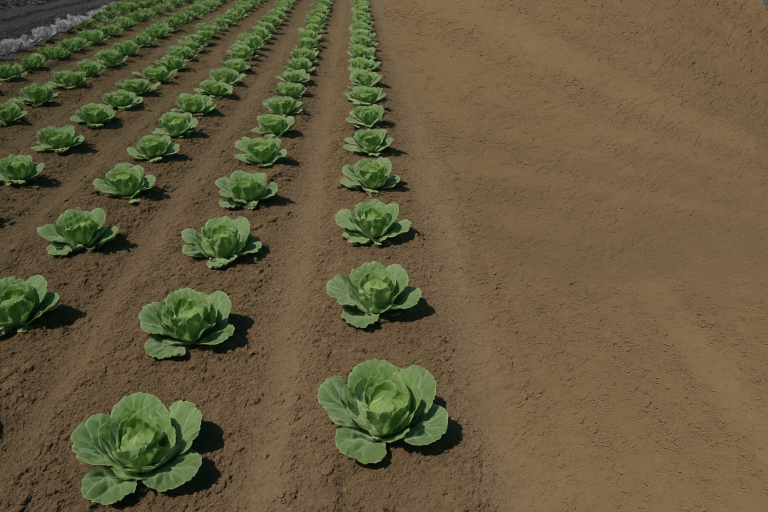
#> input picture Hough-transform-laneDetection/cropai.png, 1536 x 1024 px (shown at 1/2 size)
$ jupyter execute Untitled.ipynb
#> lines starting #> are read from the running program, lines starting #| are printed output that depends on the picture; after the words box and inside, x2 and y2 are one past the last pixel; in counts of white or black regions, pixels touching at a corner belong together
[cell 1]
import cv2
import numpy as np
import matplotlib.pyplot as plt

# Read image
img = cv2.imread("cropai.png")
#> img is the input picture: shape (1024, 1536, 3); mean B, G, R 62.1, 89.6, 100.8
original = img.copy()

# Draw reference points
cv2.circle(original, (148, 4), 5, (0, 0, 255), -1)
#> original: shape (1024, 1536, 3); 0.01% of pixels changed, all inside (x1, y1, x2, y2) = (143, 0, 154, 10)
cv2.circle(original, (725, 5), 5, (0, 0, 255), -1)
#> original: shape (1024, 1536, 3); mean B, G, R 62.1, 89.6, 100.9
cv2.circle(original, (16, 477), 5, (0, 0, 255), -1)
#> original: shape (1024, 1536, 3); mean B, G, R 62.1, 89.6, 100.9
cv2.circle(original, (805, 478), 5, (0, 0, 255), -1)
#> original: shape (1024, 1536, 3); mean B, G, R 62.1, 89.6, 100.9

# [7 lines of commented-out code are left out]
mask = np.zeros(img.shape, dtype=np.uint8)
channel_count = img.shape[2]
#> channel_count = 3
ignore_mask_color = (255,) * channel_count
#> ignore_mask_color = (255, 255, 255)
masked_image = cv2.bitwise_and(img, mask)
#> masked_image: shape (1024, 1536, 3); every value is 0
img2 = cv2.subtract(img, masked_image)

# HSV thresholding
hsv = cv2.cvtColor(img2, cv2.COLOR_BGR2HSV)
#> hsv: shape (1024, 1536, 3); mean H, S, V 23.2, 105.4, 104.8
lower_blue = np.array([45, 62, 52])
upper_blue = np.array([72, 255, 255])
mask = cv2.inRange(hsv, lower_blue, upper_blue)
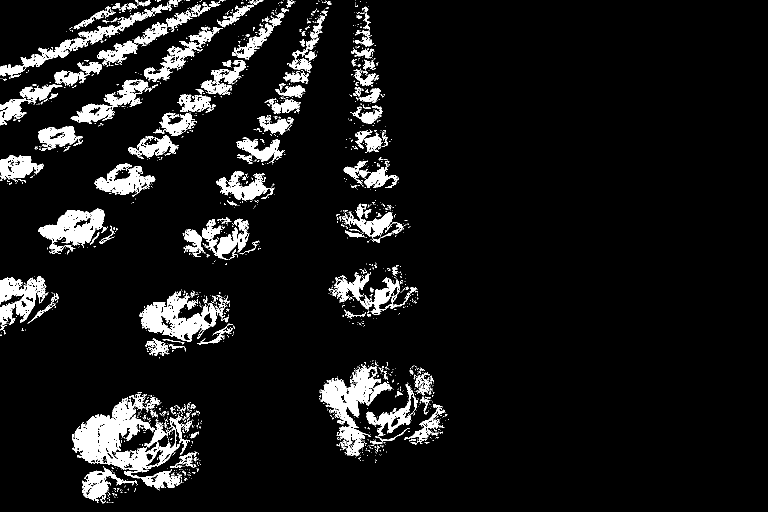
#> mask: shape (1024, 1536) (shown at 1/2 size); 8.2% white; 1719 white regions (1533 under 20 px), largest, box (x1, y1, x2, y2) and area: (145, 787, 377, 979) 15537, (639, 730, 785, 913) 8189, (279, 582, 434, 683) 6896
result = cv2.bitwise_and(img2, img2, mask=mask)
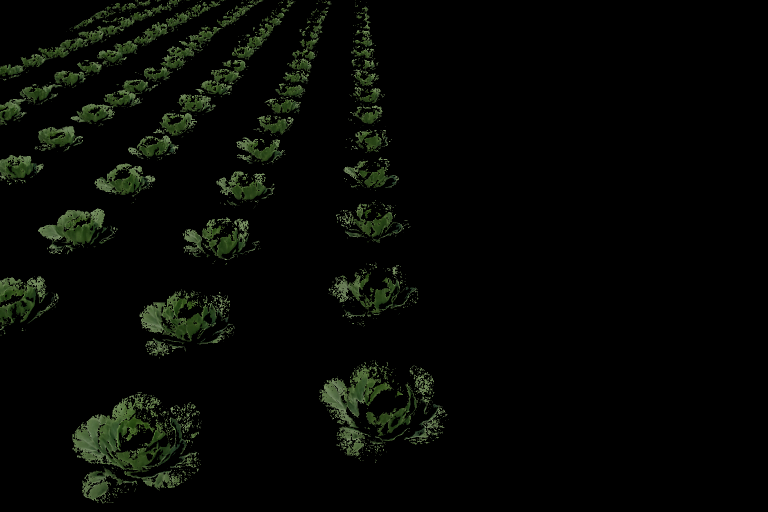
#> result: shape (1024, 1536, 3) (shown at 1/2 size); mean B, G, R 4.1, 7.6, 5.6

# Skeletonization
gray = cv2.cvtColor(result, cv2.COLOR_BGR2GRAY)
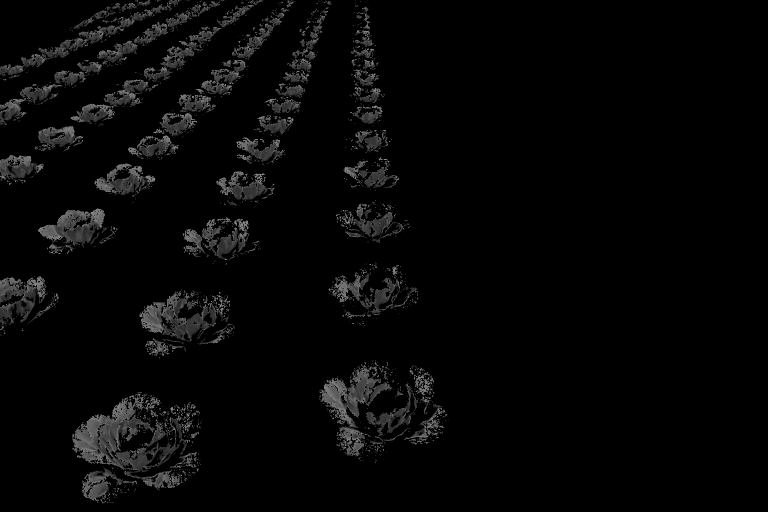
#> gray: shape (1024, 1536) (shown at 1/2 size); min 0, max 164, mean 6.6
edges = gray
skel = np.zeros(edges.shape, np.uint8)
element = cv2.getStructuringElement(cv2.MORPH_CROSS, (3, 3))

while True:
    open_img = cv2.morphologyEx(edges, cv2.MORPH_OPEN, element)
    temp = cv2.subtract(edges, open_img)
    eroded = cv2.erode(edges, element)
    skel = cv2.bitwise_or(skel, temp)
    edges = eroded.copy()
    if cv2.countNonZero(edges) == 0:
        break
#> this loop made 21 passes
#> pass 1, `temp = cv2.subtract(edges, open_img)`:
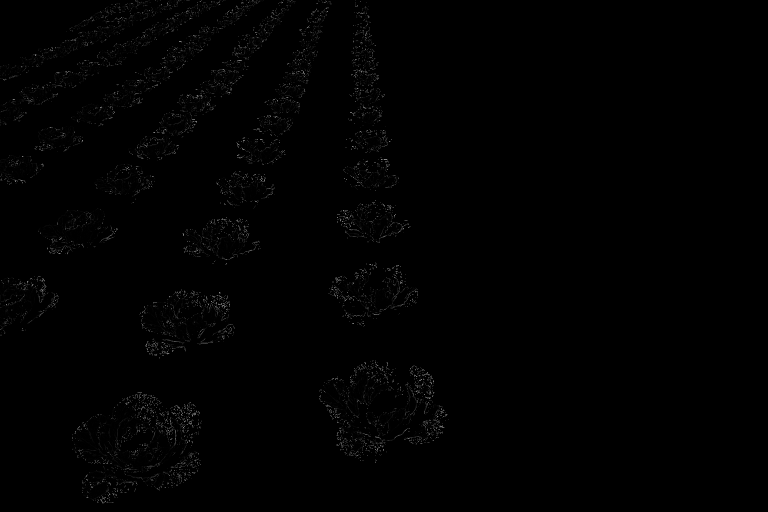
#> temp: shape (1024, 1536) (shown at 1/2 size); min 0, max 157, mean 1.3
#> pass 1, `eroded = cv2.erode(edges, element)`:
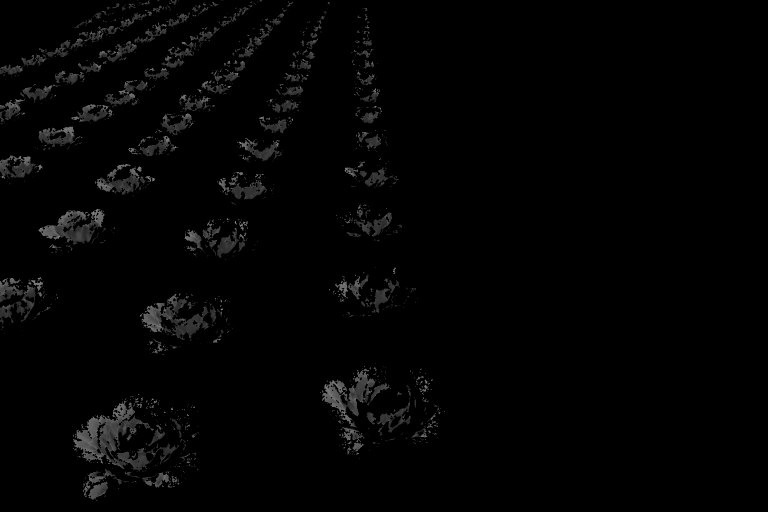
#> eroded: shape (1024, 1536) (shown at 1/2 size); min 0, max 136, mean 3.5
#> after the loop: edges: shape (1024, 1536); every value is 0

# Hough Line detection
lines = cv2.HoughLinesP(skel, 4, np.pi / 180, 1000, maxLineGap=1500)
#> lines = 41 rows, first 6: [178, 996, 660, 7], [3, 643, 580, 2], [167, 983, 645, 3], [175, 995, 659, 3], [1, 650, 581, 5], [1, 659, 589, 6]

if lines is None:
    print("Line Not Detected")
else:
    for line in lines:
        x1, y1, x2, y2 = line[0]
        cv2.line(img, (x1, y1), (x2, y2), (0, 255, 0), 10)
        cv2.putText(img, 'lines_detected', (50, 50), cv2.FONT_HERSHEY_SIMPLEX, 1, (0, 255, 0), 1)
#> this loop made 41 passes
#> (x1, y1, x2, y2) on passes 1 to 12: (178, 996, 660, 7), (3, 643, 580, 2), (167, 983, 645, 3), (175, 995, 659, 3), (1, 650, 581, 5), (1, 659, 589, 6), (169, 992, 652, 2), (272, 966, 659, 7), (3, 637, 575, 1), (168, 984, 646, 4), (182, 997, 653, 30), (184, 999, 641, 62)
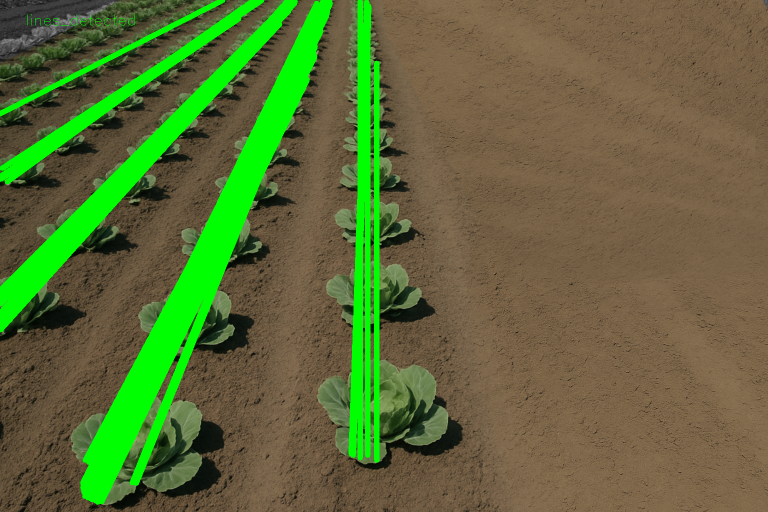
#> img: shape (1024, 1536, 3) (shown at 1/2 size); mean B, G, R 56.1, 107.4, 92.2
        # print("Line Detected")

# Convert BGR to RGB for display in matplotlib
original_rgb = cv2.cvtColor(original, cv2.COLOR_BGR2RGB)
processed_rgb = cv2.cvtColor(img, cv2.COLOR_BGR2RGB)

# Display images using matplotlib
plt.figure(figsize=(12, 6))
plt.subplot(1, 2, 1)
plt.imshow(original_rgb)
plt.title('Original')
plt.axis('off')

plt.subplot(1, 2, 2)
plt.imshow(processed_rgb)
plt.title('Processed Image')
plt.axis('off')

plt.show()

$ run again, with Hough-transform-laneDetection/crops.png copied over Hough-transform-laneDetection/cropai.png
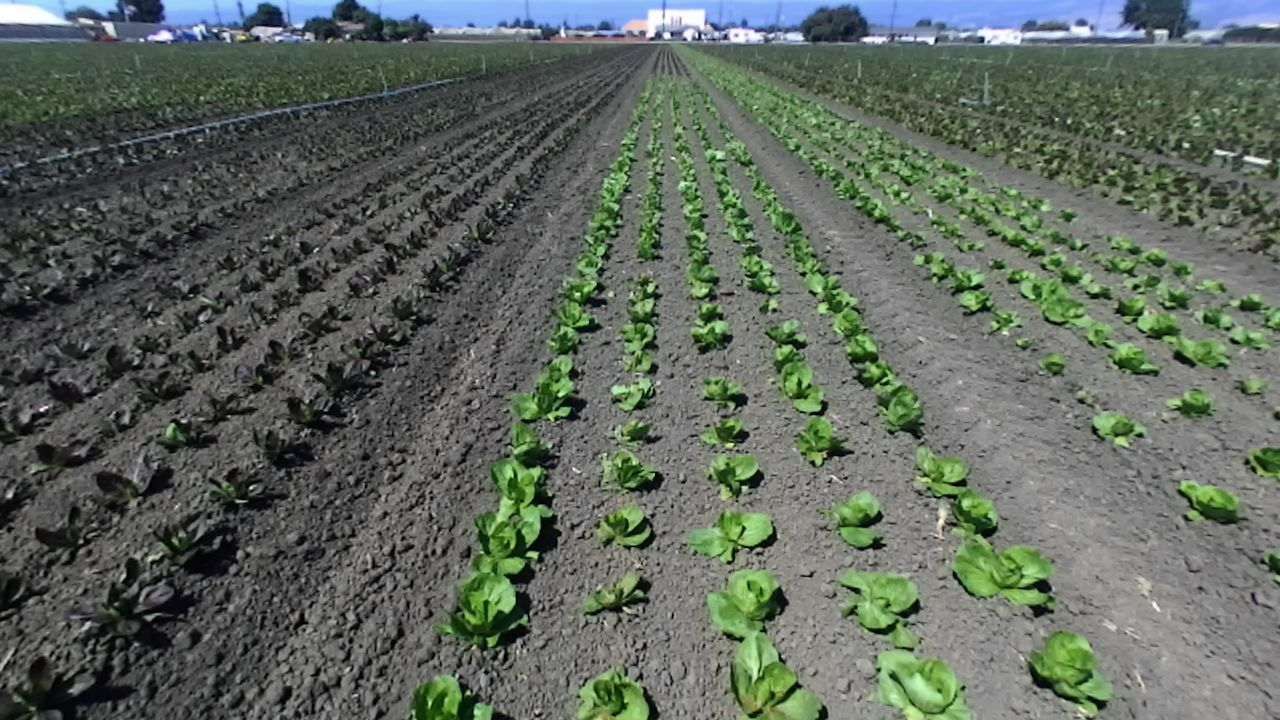
#> input picture Hough-transform-laneDetection/crops.png, 1280 x 720 px
#> img is the input picture: shape (720, 1280, 3); mean B, G, R 94.7, 104.4, 95.1
#> masked_image: shape (720, 1280, 3); every value is 0
#> hsv: shape (720, 1280, 3); mean H, S, V 49.4, 39.7, 107.3
#> `mask = cv2.inRange(hsv, lower_blue, upper_blue)`:
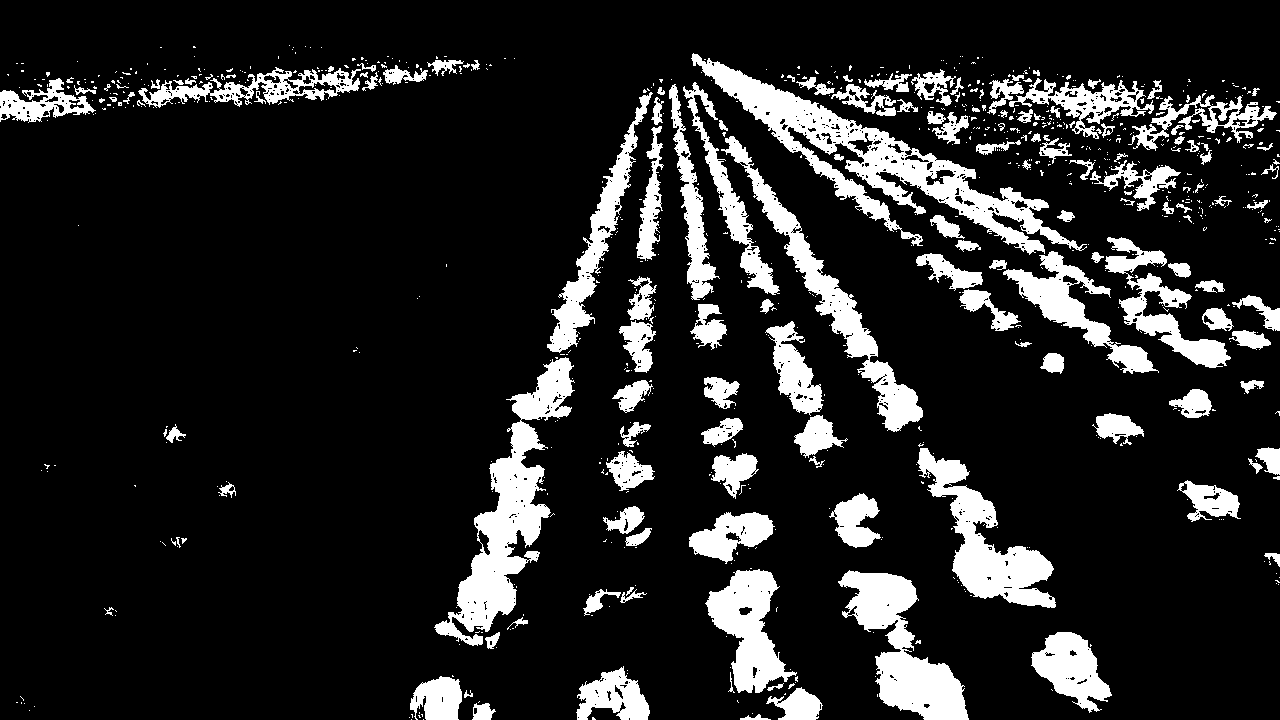
#> mask: shape (720, 1280); 14.4% white; 832 white regions (682 under 20 px), largest, box (x1, y1, x2, y2) and area: (691, 53, 1087, 255) 14763, (434, 357, 575, 646) 11609, (838, 570, 969, 720) 8174
#> lines = 48 rows, first 6: [0, 96, 1240, 96], [39, 89, 1270, 111], [693, 54, 1263, 383], [428, 718, 644, 89], [694, 82, 1084, 706], [19, 87, 1245, 87]
#> the loop `for line in lines:` made 48 passes
#> after the loop `for line in lines:`:
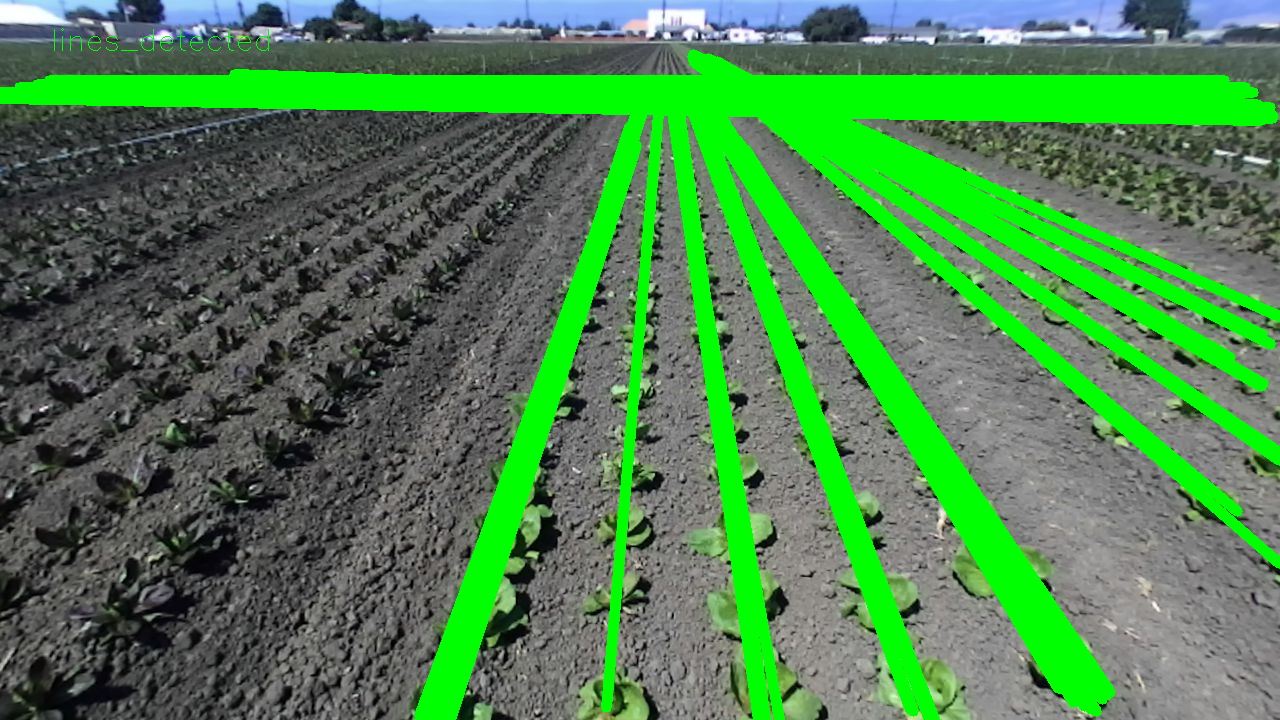
#> img: shape (720, 1280, 3); mean B, G, R 79.3, 130.9, 77.4
